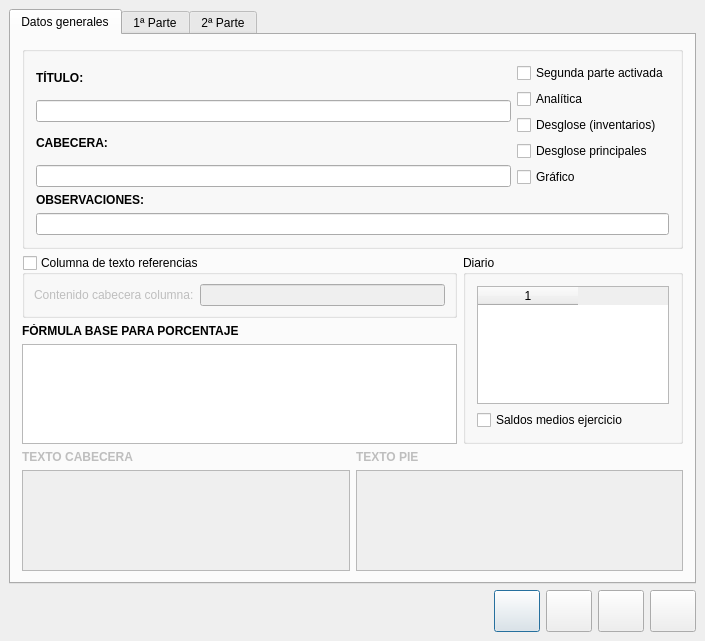
<?xml version="1.0" encoding="UTF-8"?>
<ui version="4.0">
 <author>José Manuel Díez Botella</author>
 <class>generadorestados</class>
 <widget class="QDialog" name="generadorestados">
  <property name="geometry">
   <rect>
    <x>0</x>
    <y>0</y>
    <width>705</width>
    <height>641</height>
   </rect>
  </property>
  <property name="windowTitle">
   <string>Generador de Estados Contables</string>
  </property>
  <layout class="QVBoxLayout">
   <property name="spacing">
    <number>6</number>
   </property>
   <property name="leftMargin">
    <number>9</number>
   </property>
   <property name="topMargin">
    <number>9</number>
   </property>
   <property name="rightMargin">
    <number>9</number>
   </property>
   <property name="bottomMargin">
    <number>9</number>
   </property>
   <item>
    <widget class="QTabWidget" name="tabWidget3">
     <property name="enabled">
      <bool>true</bool>
     </property>
     <property name="currentIndex">
      <number>0</number>
     </property>
     <widget class="QWidget" name="tab1">
      <attribute name="title">
       <string>Datos generales</string>
      </attribute>
      <layout class="QVBoxLayout">
       <item>
        <widget class="QGroupBox" name="groupBox3">
         <property name="title">
          <string/>
         </property>
         <layout class="QVBoxLayout">
          <item>
           <layout class="QHBoxLayout">
            <item>
             <layout class="QVBoxLayout">
              <property name="spacing">
               <number>6</number>
              </property>
              <property name="leftMargin">
               <number>0</number>
              </property>
              <property name="topMargin">
               <number>0</number>
              </property>
              <property name="rightMargin">
               <number>0</number>
              </property>
              <property name="bottomMargin">
               <number>0</number>
              </property>
              <item>
               <layout class="QVBoxLayout">
                <property name="spacing">
                 <number>6</number>
                </property>
                <property name="leftMargin">
                 <number>0</number>
                </property>
                <property name="topMargin">
                 <number>0</number>
                </property>
                <property name="rightMargin">
                 <number>0</number>
                </property>
                <property name="bottomMargin">
                 <number>0</number>
                </property>
                <item>
                 <widget class="QLabel" name="textLabel1">
                  <property name="text">
                   <string>&lt;b&gt;TÍTULO:&lt;/b&gt;</string>
                  </property>
                  <property name="wordWrap">
                   <bool>false</bool>
                  </property>
                 </widget>
                </item>
                <item>
                 <widget class="QLineEdit" name="titulolineEdit">
                  <property name="maxLength">
                   <number>255</number>
                  </property>
                 </widget>
                </item>
               </layout>
              </item>
              <item>
               <layout class="QVBoxLayout">
                <property name="spacing">
                 <number>6</number>
                </property>
                <property name="leftMargin">
                 <number>0</number>
                </property>
                <property name="topMargin">
                 <number>0</number>
                </property>
                <property name="rightMargin">
                 <number>0</number>
                </property>
                <property name="bottomMargin">
                 <number>0</number>
                </property>
                <item>
                 <widget class="QLabel" name="textLabel1_4">
                  <property name="text">
                   <string>&lt;b&gt;CABECERA:&lt;/b&gt;</string>
                  </property>
                  <property name="wordWrap">
                   <bool>false</bool>
                  </property>
                 </widget>
                </item>
                <item>
                 <widget class="QLineEdit" name="cabeceralineEdit">
                  <property name="maxLength">
                   <number>255</number>
                  </property>
                 </widget>
                </item>
               </layout>
              </item>
             </layout>
            </item>
            <item>
             <layout class="QVBoxLayout">
              <item>
               <widget class="QCheckBox" name="segundacheckBox">
                <property name="text">
                 <string>Segunda parte activada</string>
                </property>
               </widget>
              </item>
              <item>
               <widget class="QCheckBox" name="analiticacheckBox">
                <property name="text">
                 <string>Analítica</string>
                </property>
               </widget>
              </item>
              <item>
               <widget class="QCheckBox" name="desglosecheckBox">
                <property name="text">
                 <string>Desglose (inventarios)</string>
                </property>
               </widget>
              </item>
              <item>
               <widget class="QCheckBox" name="desglosectascheckBox">
                <property name="text">
                 <string>Desglose principales</string>
                </property>
               </widget>
              </item>
              <item>
               <widget class="QCheckBox" name="graficocheckBox">
                <property name="text">
                 <string>Gráfico</string>
                </property>
               </widget>
              </item>
             </layout>
            </item>
           </layout>
          </item>
          <item>
           <layout class="QVBoxLayout">
            <property name="spacing">
             <number>6</number>
            </property>
            <property name="leftMargin">
             <number>0</number>
            </property>
            <property name="topMargin">
             <number>0</number>
            </property>
            <property name="rightMargin">
             <number>0</number>
            </property>
            <property name="bottomMargin">
             <number>0</number>
            </property>
            <item>
             <widget class="QLabel" name="textLabel2">
              <property name="text">
               <string>&lt;b&gt;OBSERVACIONES:&lt;/b&gt;</string>
              </property>
              <property name="wordWrap">
               <bool>false</bool>
              </property>
             </widget>
            </item>
            <item>
             <widget class="QLineEdit" name="observacioneslineEdit">
              <property name="maxLength">
               <number>255</number>
              </property>
             </widget>
            </item>
           </layout>
          </item>
         </layout>
        </widget>
       </item>
       <item>
        <layout class="QHBoxLayout">
         <item>
          <layout class="QVBoxLayout">
           <property name="spacing">
            <number>6</number>
           </property>
           <property name="leftMargin">
            <number>0</number>
           </property>
           <property name="topMargin">
            <number>0</number>
           </property>
           <property name="rightMargin">
            <number>0</number>
           </property>
           <property name="bottomMargin">
            <number>0</number>
           </property>
           <item>
            <widget class="QGroupBox" name="referenciasgroupBox">
             <property name="title">
              <string>Columna de texto referencias</string>
             </property>
             <property name="checkable">
              <bool>true</bool>
             </property>
             <property name="checked">
              <bool>false</bool>
             </property>
             <layout class="QVBoxLayout">
              <property name="spacing">
               <number>6</number>
              </property>
              <property name="leftMargin">
               <number>9</number>
              </property>
              <property name="topMargin">
               <number>9</number>
              </property>
              <property name="rightMargin">
               <number>9</number>
              </property>
              <property name="bottomMargin">
               <number>9</number>
              </property>
              <item>
               <layout class="QHBoxLayout">
                <property name="spacing">
                 <number>6</number>
                </property>
                <property name="leftMargin">
                 <number>0</number>
                </property>
                <property name="topMargin">
                 <number>0</number>
                </property>
                <property name="rightMargin">
                 <number>0</number>
                </property>
                <property name="bottomMargin">
                 <number>0</number>
                </property>
                <item>
                 <widget class="QLabel" name="label">
                  <property name="text">
                   <string>Contenido cabecera columna:</string>
                  </property>
                 </widget>
                </item>
                <item>
                 <widget class="QLineEdit" name="colreflineEdit">
                  <property name="maxLength">
                   <number>255</number>
                  </property>
                 </widget>
                </item>
               </layout>
              </item>
             </layout>
            </widget>
           </item>
           <item>
            <widget class="QLabel" name="formulatextLabel">
             <property name="text">
              <string>&lt;b&gt;FÓRMULA BASE PARA PORCENTAJE&lt;/b&gt;</string>
             </property>
             <property name="wordWrap">
              <bool>false</bool>
             </property>
            </widget>
           </item>
           <item>
            <widget class="QTextEdit" name="baseportextEdit"/>
           </item>
          </layout>
         </item>
         <item>
          <widget class="QGroupBox" name="groupBox2">
           <property name="maximumSize">
            <size>
             <width>220</width>
             <height>16777215</height>
            </size>
           </property>
           <property name="title">
            <string>Diario</string>
           </property>
           <layout class="QVBoxLayout">
            <item>
             <widget class="QTableWidget" name="diariostableWidget">
              <property name="maximumSize">
               <size>
                <width>200</width>
                <height>16777215</height>
               </size>
              </property>
              <property name="columnCount">
               <number>1</number>
              </property>
              <column/>
             </widget>
            </item>
            <item>
             <widget class="QCheckBox" name="medioscheckBox">
              <property name="text">
               <string>Saldos medios ejercicio</string>
              </property>
             </widget>
            </item>
           </layout>
          </widget>
         </item>
        </layout>
       </item>
       <item>
        <layout class="QHBoxLayout">
         <property name="spacing">
          <number>6</number>
         </property>
         <property name="leftMargin">
          <number>0</number>
         </property>
         <property name="topMargin">
          <number>0</number>
         </property>
         <property name="rightMargin">
          <number>0</number>
         </property>
         <property name="bottomMargin">
          <number>0</number>
         </property>
         <item>
          <layout class="QVBoxLayout">
           <property name="spacing">
            <number>6</number>
           </property>
           <property name="leftMargin">
            <number>0</number>
           </property>
           <property name="topMargin">
            <number>0</number>
           </property>
           <property name="rightMargin">
            <number>0</number>
           </property>
           <property name="bottomMargin">
            <number>0</number>
           </property>
           <item>
            <widget class="QLabel" name="cabeceralabel">
             <property name="enabled">
              <bool>false</bool>
             </property>
             <property name="font">
              <font>
               <weight>75</weight>
               <bold>true</bold>
              </font>
             </property>
             <property name="text">
              <string>TEXTO CABECERA</string>
             </property>
            </widget>
           </item>
           <item>
            <widget class="QTextEdit" name="cabeceratextEdit">
             <property name="enabled">
              <bool>false</bool>
             </property>
            </widget>
           </item>
          </layout>
         </item>
         <item>
          <layout class="QVBoxLayout">
           <property name="spacing">
            <number>6</number>
           </property>
           <property name="leftMargin">
            <number>0</number>
           </property>
           <property name="topMargin">
            <number>0</number>
           </property>
           <property name="rightMargin">
            <number>0</number>
           </property>
           <property name="bottomMargin">
            <number>0</number>
           </property>
           <item>
            <widget class="QLabel" name="pielabel">
             <property name="enabled">
              <bool>false</bool>
             </property>
             <property name="font">
              <font>
               <weight>75</weight>
               <bold>true</bold>
              </font>
             </property>
             <property name="text">
              <string>TEXTO PIE</string>
             </property>
            </widget>
           </item>
           <item>
            <widget class="QTextEdit" name="pietextEdit">
             <property name="enabled">
              <bool>false</bool>
             </property>
            </widget>
           </item>
          </layout>
         </item>
        </layout>
       </item>
      </layout>
     </widget>
     <widget class="QWidget" name="tab2">
      <attribute name="title">
       <string>1ª Parte</string>
      </attribute>
      <layout class="QVBoxLayout">
       <property name="spacing">
        <number>6</number>
       </property>
       <property name="leftMargin">
        <number>9</number>
       </property>
       <property name="topMargin">
        <number>9</number>
       </property>
       <property name="rightMargin">
        <number>9</number>
       </property>
       <property name="bottomMargin">
        <number>9</number>
       </property>
       <item>
        <layout class="QHBoxLayout">
         <property name="spacing">
          <number>6</number>
         </property>
         <property name="leftMargin">
          <number>0</number>
         </property>
         <property name="topMargin">
          <number>0</number>
         </property>
         <property name="rightMargin">
          <number>0</number>
         </property>
         <property name="bottomMargin">
          <number>0</number>
         </property>
         <item>
          <widget class="QLabel" name="textLabel1_2">
           <property name="text">
            <string>&lt;b&gt;TÍTULO:&lt;/b&gt;</string>
           </property>
           <property name="wordWrap">
            <bool>false</bool>
           </property>
          </widget>
         </item>
         <item>
          <widget class="QLineEdit" name="titulo1lineEdit">
           <property name="maxLength">
            <number>255</number>
           </property>
          </widget>
         </item>
        </layout>
       </item>
       <item>
        <layout class="QHBoxLayout">
         <property name="spacing">
          <number>6</number>
         </property>
         <property name="leftMargin">
          <number>0</number>
         </property>
         <property name="topMargin">
          <number>0</number>
         </property>
         <property name="rightMargin">
          <number>0</number>
         </property>
         <property name="bottomMargin">
          <number>0</number>
         </property>
         <item>
          <widget class="QTreeWidget" name="Estado1treeWidget">
           <column>
            <property name="text">
             <string>1</string>
            </property>
           </column>
          </widget>
         </item>
         <item>
          <layout class="QVBoxLayout">
           <property name="spacing">
            <number>6</number>
           </property>
           <property name="leftMargin">
            <number>0</number>
           </property>
           <property name="topMargin">
            <number>0</number>
           </property>
           <property name="rightMargin">
            <number>0</number>
           </property>
           <property name="bottomMargin">
            <number>0</number>
           </property>
           <item>
            <widget class="QPushButton" name="nuevoelemento1pushButton">
             <property name="minimumSize">
              <size>
               <width>46</width>
               <height>42</height>
              </size>
             </property>
             <property name="maximumSize">
              <size>
               <width>46</width>
               <height>42</height>
              </size>
             </property>
             <property name="toolTip">
              <string>Nuevo epígrafe</string>
             </property>
             <property name="text">
              <string/>
             </property>
             <property name="icon">
              <iconset resource="keme.qrc">
               <normaloff>:/iconos/graf/nuevoelemento.png</normaloff>:/iconos/graf/nuevoelemento.png</iconset>
             </property>
             <property name="iconSize">
              <size>
               <width>32</width>
               <height>32</height>
              </size>
             </property>
             <property name="autoDefault">
              <bool>false</bool>
             </property>
            </widget>
           </item>
           <item>
            <widget class="QPushButton" name="insertanodo1pushButton">
             <property name="minimumSize">
              <size>
               <width>46</width>
               <height>42</height>
              </size>
             </property>
             <property name="maximumSize">
              <size>
               <width>46</width>
               <height>42</height>
              </size>
             </property>
             <property name="toolTip">
              <string>Nuevo subepígrafe</string>
             </property>
             <property name="text">
              <string/>
             </property>
             <property name="icon">
              <iconset resource="keme.qrc">
               <normaloff>:/iconos/graf/nuevonodo.png</normaloff>:/iconos/graf/nuevonodo.png</iconset>
             </property>
             <property name="iconSize">
              <size>
               <width>32</width>
               <height>32</height>
              </size>
             </property>
             <property name="autoDefault">
              <bool>false</bool>
             </property>
            </widget>
           </item>
           <item>
            <widget class="QPushButton" name="borraelemento1pushButton">
             <property name="minimumSize">
              <size>
               <width>46</width>
               <height>42</height>
              </size>
             </property>
             <property name="maximumSize">
              <size>
               <width>46</width>
               <height>42</height>
              </size>
             </property>
             <property name="toolTip">
              <string>Borar epígrafe</string>
             </property>
             <property name="text">
              <string/>
             </property>
             <property name="icon">
              <iconset resource="keme.qrc">
               <normaloff>:/iconos/graf/borraelem.png</normaloff>:/iconos/graf/borraelem.png</iconset>
             </property>
             <property name="iconSize">
              <size>
               <width>32</width>
               <height>32</height>
              </size>
             </property>
             <property name="autoDefault">
              <bool>false</bool>
             </property>
            </widget>
           </item>
           <item>
            <widget class="QPushButton" name="chequea1pushButton">
             <property name="minimumSize">
              <size>
               <width>46</width>
               <height>42</height>
              </size>
             </property>
             <property name="maximumSize">
              <size>
               <width>46</width>
               <height>42</height>
              </size>
             </property>
             <property name="toolTip">
              <string>Chequear la primera parte</string>
             </property>
             <property name="text">
              <string/>
             </property>
             <property name="icon">
              <iconset resource="keme.qrc">
               <normaloff>:/iconos/graf/cheq.png</normaloff>:/iconos/graf/cheq.png</iconset>
             </property>
             <property name="iconSize">
              <size>
               <width>32</width>
               <height>32</height>
              </size>
             </property>
             <property name="autoDefault">
              <bool>false</bool>
             </property>
            </widget>
           </item>
          </layout>
         </item>
        </layout>
       </item>
       <item>
        <widget class="QGroupBox" name="groupBox">
         <property name="title">
          <string/>
         </property>
         <layout class="QVBoxLayout">
          <property name="spacing">
           <number>6</number>
          </property>
          <property name="leftMargin">
           <number>9</number>
          </property>
          <property name="topMargin">
           <number>9</number>
          </property>
          <property name="rightMargin">
           <number>9</number>
          </property>
          <property name="bottomMargin">
           <number>9</number>
          </property>
          <item>
           <layout class="QHBoxLayout">
            <property name="spacing">
             <number>6</number>
            </property>
            <property name="leftMargin">
             <number>0</number>
            </property>
            <property name="topMargin">
             <number>0</number>
            </property>
            <property name="rightMargin">
             <number>0</number>
            </property>
            <property name="bottomMargin">
             <number>0</number>
            </property>
            <item>
             <layout class="QVBoxLayout">
              <property name="spacing">
               <number>6</number>
              </property>
              <property name="leftMargin">
               <number>0</number>
              </property>
              <property name="topMargin">
               <number>0</number>
              </property>
              <property name="rightMargin">
               <number>0</number>
              </property>
              <property name="bottomMargin">
               <number>0</number>
              </property>
              <item>
               <widget class="QLabel" name="textLabel2_2">
                <property name="text">
                 <string>&lt;b&gt;APARTADO:&lt;/b&gt;</string>
                </property>
                <property name="wordWrap">
                 <bool>false</bool>
                </property>
               </widget>
              </item>
              <item>
               <widget class="QLineEdit" name="Apartado1lineEdit">
                <property name="maxLength">
                 <number>255</number>
                </property>
               </widget>
              </item>
             </layout>
            </item>
            <item>
             <layout class="QVBoxLayout">
              <property name="spacing">
               <number>6</number>
              </property>
              <property name="leftMargin">
               <number>0</number>
              </property>
              <property name="topMargin">
               <number>0</number>
              </property>
              <property name="rightMargin">
               <number>0</number>
              </property>
              <property name="bottomMargin">
               <number>0</number>
              </property>
              <item>
               <widget class="QLabel" name="textLabel3_2">
                <property name="maximumSize">
                 <size>
                  <width>150</width>
                  <height>32767</height>
                 </size>
                </property>
                <property name="text">
                 <string>&lt;b&gt;CLAVE:&lt;/b&gt;</string>
                </property>
                <property name="wordWrap">
                 <bool>false</bool>
                </property>
               </widget>
              </item>
              <item>
               <widget class="QLineEdit" name="Clave1lineEdit">
                <property name="maximumSize">
                 <size>
                  <width>150</width>
                  <height>32767</height>
                 </size>
                </property>
                <property name="maxLength">
                 <number>255</number>
                </property>
               </widget>
              </item>
             </layout>
            </item>
           </layout>
          </item>
          <item>
           <layout class="QVBoxLayout">
            <property name="spacing">
             <number>6</number>
            </property>
            <property name="leftMargin">
             <number>0</number>
            </property>
            <property name="topMargin">
             <number>0</number>
            </property>
            <property name="rightMargin">
             <number>0</number>
            </property>
            <property name="bottomMargin">
             <number>0</number>
            </property>
            <item>
             <widget class="QLabel" name="textLabel4">
              <property name="text">
               <string>&lt;b&gt;FÓRMULA:&lt;/b&gt;</string>
              </property>
              <property name="wordWrap">
               <bool>false</bool>
              </property>
             </widget>
            </item>
            <item>
             <widget class="QTextEdit" name="Formula1textEdit"/>
            </item>
           </layout>
          </item>
         </layout>
        </widget>
       </item>
      </layout>
     </widget>
     <widget class="QWidget" name="tab3">
      <attribute name="title">
       <string>2ª Parte</string>
      </attribute>
      <layout class="QVBoxLayout">
       <property name="spacing">
        <number>6</number>
       </property>
       <property name="leftMargin">
        <number>9</number>
       </property>
       <property name="topMargin">
        <number>9</number>
       </property>
       <property name="rightMargin">
        <number>9</number>
       </property>
       <property name="bottomMargin">
        <number>9</number>
       </property>
       <item>
        <layout class="QHBoxLayout">
         <property name="spacing">
          <number>6</number>
         </property>
         <property name="leftMargin">
          <number>0</number>
         </property>
         <property name="topMargin">
          <number>0</number>
         </property>
         <property name="rightMargin">
          <number>0</number>
         </property>
         <property name="bottomMargin">
          <number>0</number>
         </property>
         <item>
          <widget class="QLabel" name="textLabel1_3">
           <property name="text">
            <string>&lt;b&gt;TÍTULO:&lt;/b&gt;</string>
           </property>
           <property name="wordWrap">
            <bool>false</bool>
           </property>
          </widget>
         </item>
         <item>
          <widget class="QLineEdit" name="titulo2lineEdit">
           <property name="maxLength">
            <number>255</number>
           </property>
          </widget>
         </item>
        </layout>
       </item>
       <item>
        <layout class="QHBoxLayout">
         <property name="spacing">
          <number>6</number>
         </property>
         <property name="leftMargin">
          <number>0</number>
         </property>
         <property name="topMargin">
          <number>0</number>
         </property>
         <property name="rightMargin">
          <number>0</number>
         </property>
         <property name="bottomMargin">
          <number>0</number>
         </property>
         <item>
          <widget class="QTreeWidget" name="Estado2treeWidget">
           <column>
            <property name="text">
             <string>1</string>
            </property>
           </column>
          </widget>
         </item>
         <item>
          <layout class="QVBoxLayout">
           <property name="spacing">
            <number>6</number>
           </property>
           <property name="leftMargin">
            <number>0</number>
           </property>
           <property name="topMargin">
            <number>0</number>
           </property>
           <property name="rightMargin">
            <number>0</number>
           </property>
           <property name="bottomMargin">
            <number>0</number>
           </property>
           <item>
            <widget class="QPushButton" name="nuevoelemento2pushButton">
             <property name="minimumSize">
              <size>
               <width>46</width>
               <height>42</height>
              </size>
             </property>
             <property name="maximumSize">
              <size>
               <width>46</width>
               <height>42</height>
              </size>
             </property>
             <property name="toolTip">
              <string>Nuevo epígrafe</string>
             </property>
             <property name="text">
              <string/>
             </property>
             <property name="icon">
              <iconset resource="keme.qrc">
               <normaloff>:/iconos/graf/nuevoelemento.png</normaloff>:/iconos/graf/nuevoelemento.png</iconset>
             </property>
             <property name="iconSize">
              <size>
               <width>32</width>
               <height>32</height>
              </size>
             </property>
             <property name="autoDefault">
              <bool>false</bool>
             </property>
            </widget>
           </item>
           <item>
            <widget class="QPushButton" name="insertanodo2pushButton">
             <property name="minimumSize">
              <size>
               <width>46</width>
               <height>42</height>
              </size>
             </property>
             <property name="maximumSize">
              <size>
               <width>46</width>
               <height>42</height>
              </size>
             </property>
             <property name="toolTip">
              <string>Nuevo subepígrafe</string>
             </property>
             <property name="text">
              <string/>
             </property>
             <property name="icon">
              <iconset resource="keme.qrc">
               <normaloff>:/iconos/graf/nuevonodo.png</normaloff>:/iconos/graf/nuevonodo.png</iconset>
             </property>
             <property name="iconSize">
              <size>
               <width>32</width>
               <height>32</height>
              </size>
             </property>
             <property name="autoDefault">
              <bool>false</bool>
             </property>
            </widget>
           </item>
           <item>
            <widget class="QPushButton" name="borraelemento2pushButton">
             <property name="minimumSize">
              <size>
               <width>46</width>
               <height>42</height>
              </size>
             </property>
             <property name="maximumSize">
              <size>
               <width>46</width>
               <height>42</height>
              </size>
             </property>
             <property name="toolTip">
              <string>Borrar epígrafe</string>
             </property>
             <property name="text">
              <string/>
             </property>
             <property name="icon">
              <iconset resource="keme.qrc">
               <normaloff>:/iconos/graf/borraelem.png</normaloff>:/iconos/graf/borraelem.png</iconset>
             </property>
             <property name="iconSize">
              <size>
               <width>32</width>
               <height>32</height>
              </size>
             </property>
             <property name="autoDefault">
              <bool>false</bool>
             </property>
            </widget>
           </item>
           <item>
            <widget class="QPushButton" name="chequea2pushButton">
             <property name="minimumSize">
              <size>
               <width>46</width>
               <height>42</height>
              </size>
             </property>
             <property name="maximumSize">
              <size>
               <width>46</width>
               <height>42</height>
              </size>
             </property>
             <property name="toolTip">
              <string>Chequear la segunda parte</string>
             </property>
             <property name="text">
              <string/>
             </property>
             <property name="icon">
              <iconset resource="keme.qrc">
               <normaloff>:/iconos/graf/cheq.png</normaloff>:/iconos/graf/cheq.png</iconset>
             </property>
             <property name="iconSize">
              <size>
               <width>32</width>
               <height>32</height>
              </size>
             </property>
             <property name="autoDefault">
              <bool>false</bool>
             </property>
            </widget>
           </item>
          </layout>
         </item>
        </layout>
       </item>
       <item>
        <widget class="QGroupBox" name="groupBox_2">
         <property name="title">
          <string/>
         </property>
         <layout class="QVBoxLayout">
          <property name="spacing">
           <number>6</number>
          </property>
          <property name="leftMargin">
           <number>9</number>
          </property>
          <property name="topMargin">
           <number>9</number>
          </property>
          <property name="rightMargin">
           <number>9</number>
          </property>
          <property name="bottomMargin">
           <number>9</number>
          </property>
          <item>
           <layout class="QHBoxLayout">
            <property name="spacing">
             <number>6</number>
            </property>
            <property name="leftMargin">
             <number>0</number>
            </property>
            <property name="topMargin">
             <number>0</number>
            </property>
            <property name="rightMargin">
             <number>0</number>
            </property>
            <property name="bottomMargin">
             <number>0</number>
            </property>
            <item>
             <layout class="QVBoxLayout">
              <property name="spacing">
               <number>6</number>
              </property>
              <property name="leftMargin">
               <number>0</number>
              </property>
              <property name="topMargin">
               <number>0</number>
              </property>
              <property name="rightMargin">
               <number>0</number>
              </property>
              <property name="bottomMargin">
               <number>0</number>
              </property>
              <item>
               <widget class="QLabel" name="textLabel2_3">
                <property name="text">
                 <string>&lt;b&gt;APARTADO:&lt;/b&gt;</string>
                </property>
                <property name="wordWrap">
                 <bool>false</bool>
                </property>
               </widget>
              </item>
              <item>
               <widget class="QLineEdit" name="Apartado2lineEdit">
                <property name="maxLength">
                 <number>255</number>
                </property>
               </widget>
              </item>
             </layout>
            </item>
            <item>
             <layout class="QVBoxLayout">
              <property name="spacing">
               <number>6</number>
              </property>
              <property name="leftMargin">
               <number>0</number>
              </property>
              <property name="topMargin">
               <number>0</number>
              </property>
              <property name="rightMargin">
               <number>0</number>
              </property>
              <property name="bottomMargin">
               <number>0</number>
              </property>
              <item>
               <widget class="QLabel" name="textLabel3_3">
                <property name="text">
                 <string>&lt;b&gt;CLAVE:&lt;/b&gt;</string>
                </property>
                <property name="wordWrap">
                 <bool>false</bool>
                </property>
               </widget>
              </item>
              <item>
               <widget class="QLineEdit" name="Clave2lineEdit">
                <property name="maximumSize">
                 <size>
                  <width>150</width>
                  <height>32767</height>
                 </size>
                </property>
               </widget>
              </item>
             </layout>
            </item>
           </layout>
          </item>
          <item>
           <layout class="QVBoxLayout">
            <property name="spacing">
             <number>6</number>
            </property>
            <property name="leftMargin">
             <number>0</number>
            </property>
            <property name="topMargin">
             <number>0</number>
            </property>
            <property name="rightMargin">
             <number>0</number>
            </property>
            <property name="bottomMargin">
             <number>0</number>
            </property>
            <item>
             <widget class="QLabel" name="textLabel4_2">
              <property name="text">
               <string>&lt;b&gt;FÓRMULA:&lt;/b&gt;</string>
              </property>
              <property name="wordWrap">
               <bool>false</bool>
              </property>
             </widget>
            </item>
            <item>
             <widget class="QTextEdit" name="Formula2textEdit"/>
            </item>
           </layout>
          </item>
         </layout>
        </widget>
       </item>
      </layout>
     </widget>
    </widget>
   </item>
   <item>
    <layout class="QHBoxLayout">
     <property name="spacing">
      <number>6</number>
     </property>
     <property name="leftMargin">
      <number>0</number>
     </property>
     <property name="topMargin">
      <number>0</number>
     </property>
     <property name="rightMargin">
      <number>0</number>
     </property>
     <property name="bottomMargin">
      <number>0</number>
     </property>
     <item>
      <spacer>
       <property name="orientation">
        <enum>Qt::Horizontal</enum>
       </property>
       <property name="sizeHint" stdset="0">
        <size>
         <width>40</width>
         <height>20</height>
        </size>
       </property>
      </spacer>
     </item>
     <item>
      <widget class="QPushButton" name="guardarpushButton">
       <property name="minimumSize">
        <size>
         <width>46</width>
         <height>42</height>
        </size>
       </property>
       <property name="maximumSize">
        <size>
         <width>46</width>
         <height>42</height>
        </size>
       </property>
       <property name="toolTip">
        <string>Guardar</string>
       </property>
       <property name="text">
        <string/>
       </property>
       <property name="icon">
        <iconset resource="keme.qrc">
         <normaloff>:/iconos/graf/disk.xpm</normaloff>:/iconos/graf/disk.xpm</iconset>
       </property>
       <property name="iconSize">
        <size>
         <width>32</width>
         <height>32</height>
        </size>
       </property>
       <property name="autoDefault">
        <bool>true</bool>
       </property>
       <property name="default">
        <bool>false</bool>
       </property>
      </widget>
     </item>
     <item>
      <widget class="QPushButton" name="ComprobarpushButton">
       <property name="minimumSize">
        <size>
         <width>46</width>
         <height>42</height>
        </size>
       </property>
       <property name="maximumSize">
        <size>
         <width>46</width>
         <height>42</height>
        </size>
       </property>
       <property name="toolTip">
        <string>Comprobar si es correcto</string>
       </property>
       <property name="text">
        <string/>
       </property>
       <property name="icon">
        <iconset resource="keme.qrc">
         <normaloff>:/iconos/graf/cheq.png</normaloff>:/iconos/graf/cheq.png</iconset>
       </property>
       <property name="iconSize">
        <size>
         <width>32</width>
         <height>32</height>
        </size>
       </property>
       <property name="autoDefault">
        <bool>false</bool>
       </property>
      </widget>
     </item>
     <item>
      <widget class="QPushButton" name="cheq_cuentaspushButton">
       <property name="minimumSize">
        <size>
         <width>46</width>
         <height>42</height>
        </size>
       </property>
       <property name="maximumSize">
        <size>
         <width>46</width>
         <height>42</height>
        </size>
       </property>
       <property name="text">
        <string/>
       </property>
       <property name="icon">
        <iconset resource="keme.qrc">
         <normaloff>:/iconos/graf/checkcuentas.png</normaloff>:/iconos/graf/checkcuentas.png</iconset>
       </property>
       <property name="iconSize">
        <size>
         <width>32</width>
         <height>32</height>
        </size>
       </property>
       <property name="autoDefault">
        <bool>false</bool>
       </property>
      </widget>
     </item>
     <item>
      <widget class="QPushButton" name="SalirpushButton">
       <property name="minimumSize">
        <size>
         <width>46</width>
         <height>42</height>
        </size>
       </property>
       <property name="maximumSize">
        <size>
         <width>46</width>
         <height>42</height>
        </size>
       </property>
       <property name="toolTip">
        <string>Salir</string>
       </property>
       <property name="text">
        <string/>
       </property>
       <property name="icon">
        <iconset resource="keme.qrc">
         <normaloff>:/iconos/graf/application-exit.png</normaloff>:/iconos/graf/application-exit.png</iconset>
       </property>
       <property name="iconSize">
        <size>
         <width>32</width>
         <height>32</height>
        </size>
       </property>
       <property name="autoDefault">
        <bool>false</bool>
       </property>
      </widget>
     </item>
    </layout>
   </item>
  </layout>
 </widget>
 <layoutdefault spacing="6" margin="11"/>
 <tabstops>
  <tabstop>titulolineEdit</tabstop>
  <tabstop>cabeceralineEdit</tabstop>
  <tabstop>segundacheckBox</tabstop>
  <tabstop>analiticacheckBox</tabstop>
  <tabstop>desglosecheckBox</tabstop>
  <tabstop>desglosectascheckBox</tabstop>
  <tabstop>graficocheckBox</tabstop>
  <tabstop>observacioneslineEdit</tabstop>
  <tabstop>referenciasgroupBox</tabstop>
  <tabstop>colreflineEdit</tabstop>
  <tabstop>diariostableWidget</tabstop>
  <tabstop>baseportextEdit</tabstop>
  <tabstop>medioscheckBox</tabstop>
  <tabstop>cabeceratextEdit</tabstop>
  <tabstop>pietextEdit</tabstop>
  <tabstop>guardarpushButton</tabstop>
  <tabstop>ComprobarpushButton</tabstop>
  <tabstop>cheq_cuentaspushButton</tabstop>
  <tabstop>SalirpushButton</tabstop>
  <tabstop>titulo1lineEdit</tabstop>
  <tabstop>Estado1treeWidget</tabstop>
  <tabstop>nuevoelemento1pushButton</tabstop>
  <tabstop>insertanodo1pushButton</tabstop>
  <tabstop>borraelemento1pushButton</tabstop>
  <tabstop>chequea1pushButton</tabstop>
  <tabstop>Apartado1lineEdit</tabstop>
  <tabstop>Clave1lineEdit</tabstop>
  <tabstop>Formula1textEdit</tabstop>
  <tabstop>titulo2lineEdit</tabstop>
  <tabstop>Estado2treeWidget</tabstop>
  <tabstop>nuevoelemento2pushButton</tabstop>
  <tabstop>insertanodo2pushButton</tabstop>
  <tabstop>borraelemento2pushButton</tabstop>
  <tabstop>chequea2pushButton</tabstop>
  <tabstop>Apartado2lineEdit</tabstop>
  <tabstop>Clave2lineEdit</tabstop>
  <tabstop>Formula2textEdit</tabstop>
  <tabstop>tabWidget3</tabstop>
 </tabstops>
 <resources>
  <include location="keme.qrc"/>
 </resources>
 <connections/>
</ui>
